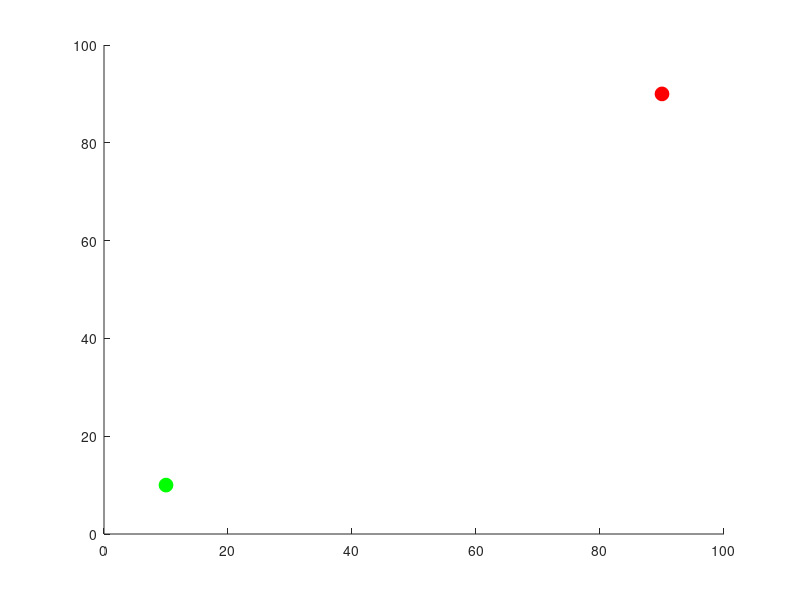

Here is the MATLAB script that generated this plot: (Note: this script raises an error after producing the figure.)
% Bi-directional RRT* in 2D

% Clear environment
clear;
clc;
close all;

% Parameters
start = [10, 10];
goal = [90, 90];
step_size = 2;
goal_sample_rate = 0.05;
max_iter = 500;
x_lim = [0, 100];
y_lim = [0, 100];
radius = 5;
delay_time = 0.05; % delay time in seconds

% Obstacle parameters
num_obstacles = 20;
obstacle_width = 10;
obstacle_height = 5;

% Node structure
node_start = struct('pos', start, 'parent', [], 'cost', 0);
node_goal = struct('pos', goal, 'parent', [], 'cost', 0);

% Initialize trees
tree_start = node_start;
tree_goal = node_goal;

% Plotting setup
figure;
hold on;
xlim(x_lim);
ylim(y_lim);
plot(start(1), start(2), 'go', 'MarkerSize', 10, 'MarkerFaceColor', 'g');
plot(goal(1), goal(2), 'ro', 'MarkerSize', 10, 'MarkerFaceColor', 'r');

% Generate obstacles
obstacles = struct('center', {}, 'width', {}, 'height', {});
for i = 1:num_obstacles
    obstacle_valid = false;
    while ~obstacle_valid
        new_obstacle_center = [rand * (x_lim(2) - x_lim(1)), rand * (y_lim(2) - y_lim(1))];
        % Check if the new obstacle is not too close to start, goal, or existing obstacles
        if dist(new_obstacle_center, start) > 2 * max(obstacle_width, obstacle_height) && ...
           dist(new_obstacle_center, goal) > 2 * max(obstacle_width, obstacle_height) && ...
           ~any(arrayfun(@(obs) dist(new_obstacle_center, obs.center) <= 2 * max(obstacle_width, obstacle_height), obstacles))
            obstacles(i).center = new_obstacle_center;
            obstacles(i).width = obstacle_width;
            obstacles(i).height = obstacle_height;
            rectangle('Position', [obstacles(i).center(1) - obstacle_width / 2, obstacles(i).center(2) - obstacle_height / 2, obstacle_width, obstacle_height], 'EdgeColor', 'k', 'FaceColor', 'k');
            obstacle_valid = true;
        end
    end
end

% Main loop
path_found = false;
for iter = 1:max_iter
    % Display iteration number
    title(['Iteration: ', num2str(iter)]);
    
    % Random sampling
    if rand < goal_sample_rate
        rand_point = goal;
    else
        rand_point_valid = false;
        while ~rand_point_valid
            rand_point = [rand * (x_lim(2) - x_lim(1)), rand * (y_lim(2) - y_lim(1))];
            % Check if the random point is not within obstacles
            if ~in_collision(rand_point, obstacles)
                rand_point_valid = true;
            end
        end
    end
    
    % Extend start tree
    idx_start = nearest(tree_start, rand_point);
    new_point_start = steer(tree_start(idx_start).pos, rand_point, step_size);
    
    if ~in_collision(new_point_start, obstacles)
        if within_radius(tree_start(idx_start).pos, new_point_start, step_size)
            new_node_start = struct('pos', new_point_start, 'parent', idx_start, 'cost', tree_start(idx_start).cost + dist(tree_start(idx_start).pos, new_point_start));
            tree_start(end + 1) = new_node_start;
            if ~path_found
                plot([tree_start(idx_start).pos(1), new_point_start(1)], [tree_start(idx_start).pos(2), new_point_start(2)], 'b');
                drawnow;
            end
        end
    end
    
    % Extend goal tree
    idx_goal = nearest(tree_goal, rand_point);
    new_point_goal = steer(tree_goal(idx_goal).pos, rand_point, step_size);
    
    if ~in_collision(new_point_goal, obstacles)
        if within_radius(tree_goal(idx_goal).pos, new_point_goal, step_size)
            new_node_goal = struct('pos', new_point_goal, 'parent', idx_goal, 'cost', tree_goal(idx_goal).cost + dist(tree_goal(idx_goal).pos, new_point_goal));
            tree_goal(end + 1) = new_node_goal;
            if ~path_found
                plot([tree_goal(idx_goal).pos(1), new_point_goal(1)], [tree_goal(idx_goal).pos(2), new_point_goal(2)], 'r');
                drawnow;
            end
        end
    end
    
    % Check for connection
    if ~isempty(tree_start) && ~isempty(tree_goal)
        idx_start_new = nearest(tree_start, new_point_goal);
        idx_goal_new = nearest(tree_goal, new_point_start);
        if within_radius(tree_start(idx_start_new).pos, tree_goal(idx_goal_new).pos, step_size)
            disp('Path found!');
            path_found = true;

            % Trace path from start to goal
            path_start = [tree_start(idx_start_new).pos];
            path_goal = [tree_goal(idx_goal_new).pos];

            idx = idx_start_new;
            while ~isempty(tree_start(idx).parent)
                path_start = [tree_start(idx).pos; path_start];
                idx = tree_start(idx).parent;
            end

            idx = idx_goal_new;
            while ~isempty(tree_goal(idx).parent)
                path_goal = [path_goal; tree_goal(idx).pos];
                idx = tree_goal(idx).parent;
            end

            path = [path_start; flipud(path_goal)];
            plot(path(:,1), path(:,2), 'g', 'LineWidth', 2);
            drawnow;

            break;
        end
    end
    
    % Add a delay between iterations
    pause(delay_time);
end

if ~path_found
    disp('Max iterations reached. Path not found.');
end

hold off;

% Function to calculate Euclidean distance
function d = dist(p1, p2)
    d = sqrt(sum((p1 - p2).^2));
end

% Function to find nearest node in the tree
function idx = nearest(tree, point)
    dists = arrayfun(@(node) dist(node.pos, point), tree);
    [~, idx] = min(dists);
end

% Function to steer towards a point
function new_point = steer(from_point, to_point, step_size)
    direction = to_point - from_point;
    distance = norm(direction);
    new_point = from_point + step_size * (direction / distance);
    if distance < step_size
        new_point = to_point;
    end
end

% Function to check if two points are within radius
function result = within_radius(p1, p2, radius)
    result = dist(p1, p2) <= radius;
end

% Function to check if a point is in collision with any obstacles
function result = in_collision(point, obstacles)
    result = any(arrayfun(@(obstacle) in_rectangle(point, obstacle.center, obstacle.width, obstacle.height), obstacles));
end

% Function to check if a point is inside a rectangle
function result = in_rectangle(point, center, width, height)
    result = point(1) >= center(1) - width / 2 && point(1) <= center(1) + width / 2 && ...
             point(2) >= center(2) - height / 2 && point(2) <= center(2) + height / 2;
end
